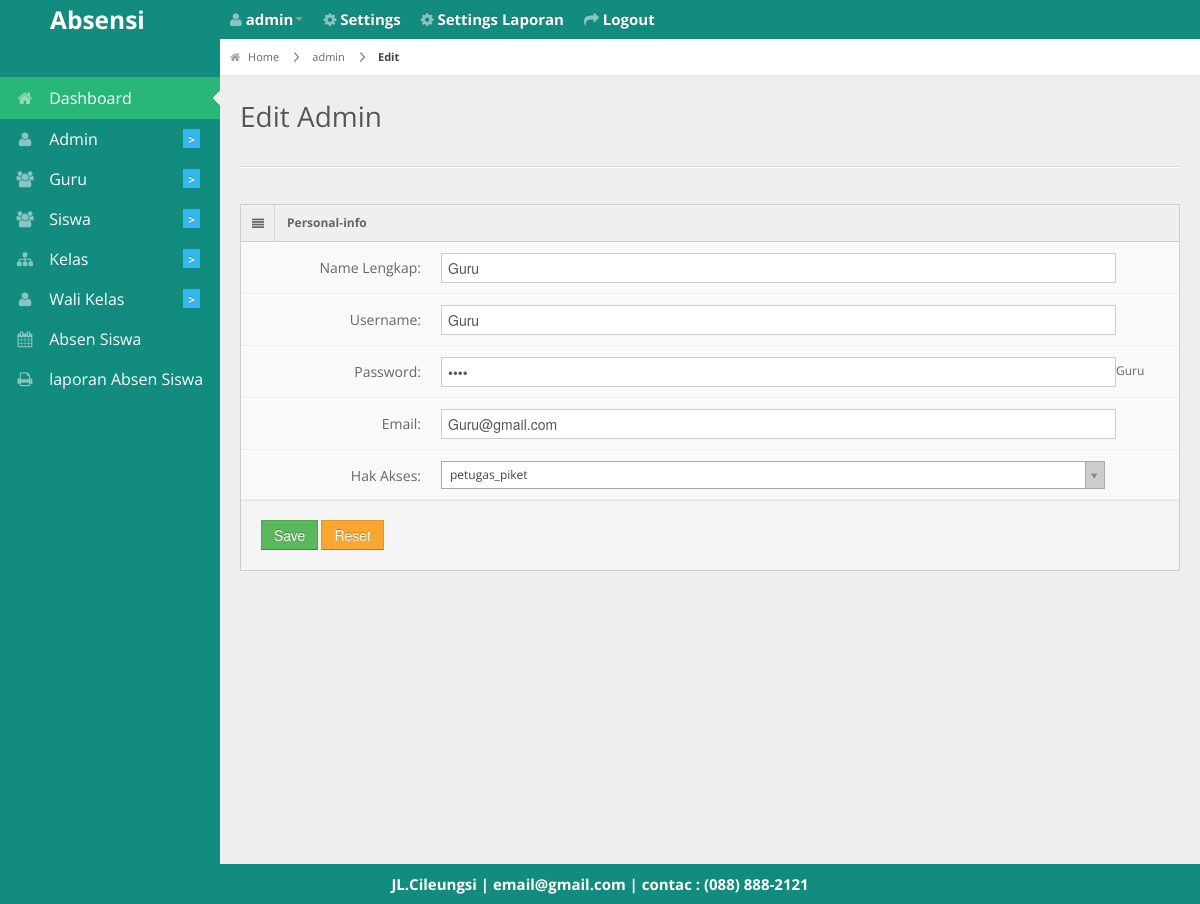
Page /admin/admin/edit/4 (signed in) on the committed database.
### tables this page shows
CREATE TABLE `user` (
  `id_user` int(11) NOT NULL,
  `username` varchar(15) NOT NULL,
  `password` varchar(15) NOT NULL,
  `nama` varchar(30) NOT NULL,
  `email` varchar(50) NOT NULL,
  `akses` varchar(15) NOT NULL
);

CREATE TABLE `biodata` (
  `id_biodata` int(11) NOT NULL,
  `nama_sekolah` varchar(255) NOT NULL,
  `alamat` varchar(255) NOT NULL,
  `photo` varchar(255) NOT NULL,
  `email` varchar(255) NOT NULL,
  `telepon` varchar(20) NOT NULL,
  `kota` varchar(50) NOT NULL
);

### admin/editadmin.php (the view, shortened to what this page needs)
<?php
 include '../db/koneksi.php';
 include '../layout/header.php'; ?>
 <div id="content">
 <div id="content-header">
   <div id="breadcrumb"> <a href="http://localhost/Tugas_Absen_siswa/<?php echo $_SESSION['akses']; ?>/"
    title="Go to Home" class="tip-bottom"><i class="icon-home"></i> Home</a>
     <a href="http://localhost/Tugas_Absen_siswa/admin/admin" class="tip-bottom">admin</a> <a href="#" class="current">Edit</a> </div>
   <h1>Edit Admin</h1>
 </div>
 <div class="container-fluid">
   <hr>
   <div class="row-fluid">
     <div class="span12">
       <div class="widget-box">
         <div class="widget-title"> <span class="icon"> <i class="icon-align-justify"></i> </span>
           <h5>Personal-info</h5>
         </div>
         <div class="widget-content nopadding">
           <?php
           $query_pilih_tampil=mysqli_query($konek,"select * from user where id_user=$_GET[edit]");
           while($data=mysqli_fetch_array($query_pilih_tampil)){
             ?>
           <form action="../../proses.php?edit_user=<?php echo $_GET['edit']; ?>" method="post" class="form-horizontal">
             <div class="control-group">
               <label class="control-label">Name Lengkap:</label>
               <div class="controls">
                 <input type="text" class="span11" placeholder="Nama Lengkap"name="nama"
                 value="<?php echo $data['nama']; ?>" />
               </div>
             </div>
             <div class="control-group">
               <label class="control-label">Username:</label>
               <div class="controls">
                 <input type="text" class="span11" placeholder="Username"name="username"
                 value="<?php echo $data['username']; ?>" />
               </div>
             </div>
             <div class="control-group">
               <label class="control-label">Password:</label>
               <div class="controls">
                 <input type="password" class="span11" placeholder="Password"name="password"
                 value="<?php echo $data['password']; ?>" /><?php echo $data['password']; ?>
               </div>
             </div>
             <div class="control-group">
               <label class="control-label">Email:</label>
               <div class="controls">
                 <input type="email" class="span11" placeholder="Email"name="email"
                 value="<?php echo $data['email']; ?>" />
               </div>
             </div>
             <div class="control-group">
               <label class="control-label">Hak Akses:</label>
               <div class="controls">
               </div>
             </div>
             <div class="form-actions">
               <button type="submit" class="btn btn-success">Save</button>
                <button type="reset" class="btn btn-warning">Reset</button>
             </div>
           </form>
           <?php } ?>
         </div>
       </div>
     </div>
   </div>
 </div>
</div>
 <?php include '../layout/footer.php'; ?>

### layout/footer.php (shortened to what this page needs)
<div class="row-fluid">
  <div id="footer" class="span12"style="
    color: #fff;
    font-weight: bold;
    font-size: 15px;
">
     <?php echo "$header_photo[alamat] | $header_photo[email] | contac : $header_photo[telepon]"; ?> </div>
</div>
</body>
</html>

### css/matrix-style.css (style rules this page uses)
* { outline:none !important; -moz-outline: none !important; }
html, body { height:100% }
body { overflow-x: hidden; margin-top: -10px; font-family: 'Open Sans', sans-serif; font-size:12px; color:#666; }
a { color:#666; }
select, textarea, input[type="text"], input[type="password"], input[type="datetime"], input[type="datetime-local"], input[type="date"], input[type="month"], input[type="time"], input[type="week"], input[type="number"], input[type="email"], input[type="url"], input[type="search"], input[type="tel"], input[type="color"], .uneditable-input, .label, .dropdown-menu, .btn, .well, .progress, .table-bordered, .btn-group > .btn:first-child, .btn-group > .btn:last-child, .btn-group > .btn:last-child, .btn-group > .dropdown-toggle, .alert { border-radius:0px; }
.btn, textarea, input[type="text"], input[type="password"], input[type="datetime"], input[type="datetime-local"], input[type="date"], input[type="month"], input[type="time"], input[type="week"], input[type="number"], input[type="email"], input[type="url"], input[type="search"], input[type="tel"], input[type="color"], .uneditable-input { box-shadow:none; }
.progress, .progress-success .bar, .progress .bar-success, .progress-warning .bar, .progress .bar-warning, .progress-danger .bar, .progress .bar-danger, .progress-info .bar, .progress .bar-info, .btn, .btn-primary { background-image:none; }
.form-horizontal .form-actions { padding-left:20px; }
#footer { padding:10px; text-align:center; }
hr { border-top-color:#dadada; }
#content { background: none repeat scroll 0 0 #eeeeee; margin-left: 220px; margin-right: 0; padding-bottom: 25px; position: relative; min-height:100%; width: auto; }
#content-header { position: abslute; width: 100%; margin-top: -38px; z-index: 20; }
#content-header h1 { color: #555555; font-size: 28px; font-weight: normal; float: none; text-shadow: 0 1px 0 #ffffff; margin-left: 20px; position: relative; }
#content-header h1, #content-header .btn-group { margin-top: 20px; }
#breadcrumb { background-color: #fff; border-bottom: 1px solid #e3ebed; }
#breadcrumb a { padding: 8px 20px 8px 10px; display: inline-block; background-image: url('../img/breadcrumb.png'); background-position: center right; background-repeat: no-repeat; font-size: 11px; color: #666666; }
#breadcrumb a:last-child { background-image:none; }
#breadcrumb a.current { font-weight: bold; color: #444444; }
#breadcrumb a i { margin-right: 5px; opacity: .6; }
.stat-boxes .peity_bar_good, .stat-boxes .peity_line_good, { color: #459D1C; }
.widget-box { background: none repeat scroll 0 0 #F9F9F9; border-left: 1px solid #CDCDCD; border-top: 1px solid #CDCDCD; border-right: 1px solid #CDCDCD; clear: both; margin-top: 16px; margin-bottom: 16px; position: relative; }
.widget-title, .modal-header, .table th, div.dataTables_wrapper .ui-widget-header { background:#efefef; border-bottom: 1px solid #CDCDCD; height: 36px; }
.widget-title span.icon { padding: 9px 10px 7px 11px; float: left; border-right:1px solid #dadada; }
.widget-title h5 { color: #666; float: left; font-size: 12px; font-weight: bold; padding: 12px; line-height: 12px; margin: 0; }
.widget-content { padding:15px; border-bottom: 1px solid #cdcdcd; }
.nopadding { padding: 0 !important; }
form { margin-bottom: 0; }
.form-horizontal .control-group { border-top: 1px solid #ffffff; border-bottom: 1px solid #eeeeee; margin-bottom: 0; }
.form-horizontal .control-label { padding-top: 15px; width: 180px; }
.form-horizontal .controls { margin-left: 200px; padding: 10px 0; }
.form-horizontal .form-actions { margin-top: 0; margin-bottom: 0; }

### css/matrix-media.css (style rules this page uses)
body { background: #128C7E; }

### rows in the picture
user: nama "Guru", username "Guru", password "Guru", email "Guru@gmail.com"
biodata: alamat "JL.Cileungsi", email "email@gmail.com", telepon "(088) 888-2121"

### other values in the picture
$_SESSION['username'] "admin"
